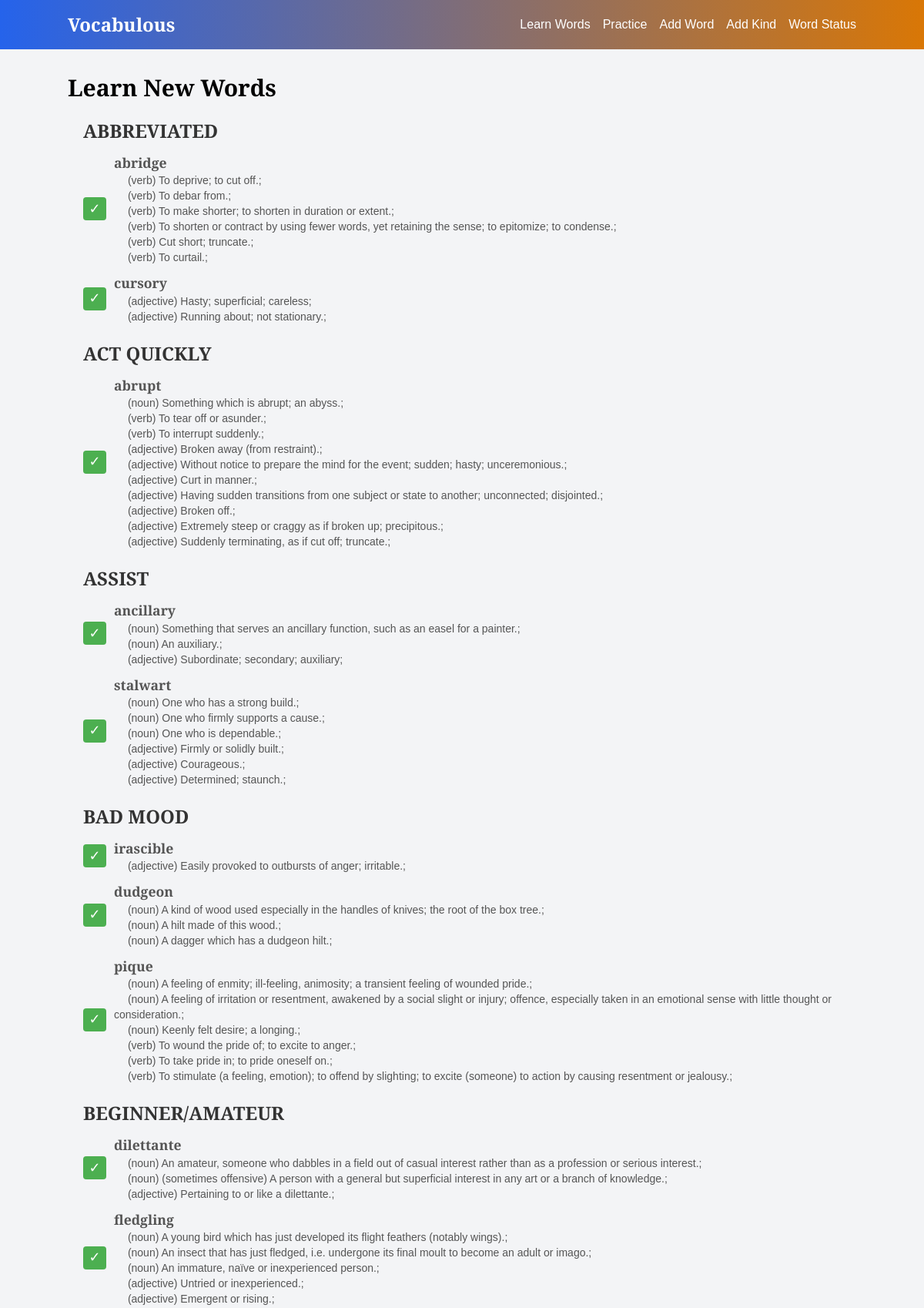
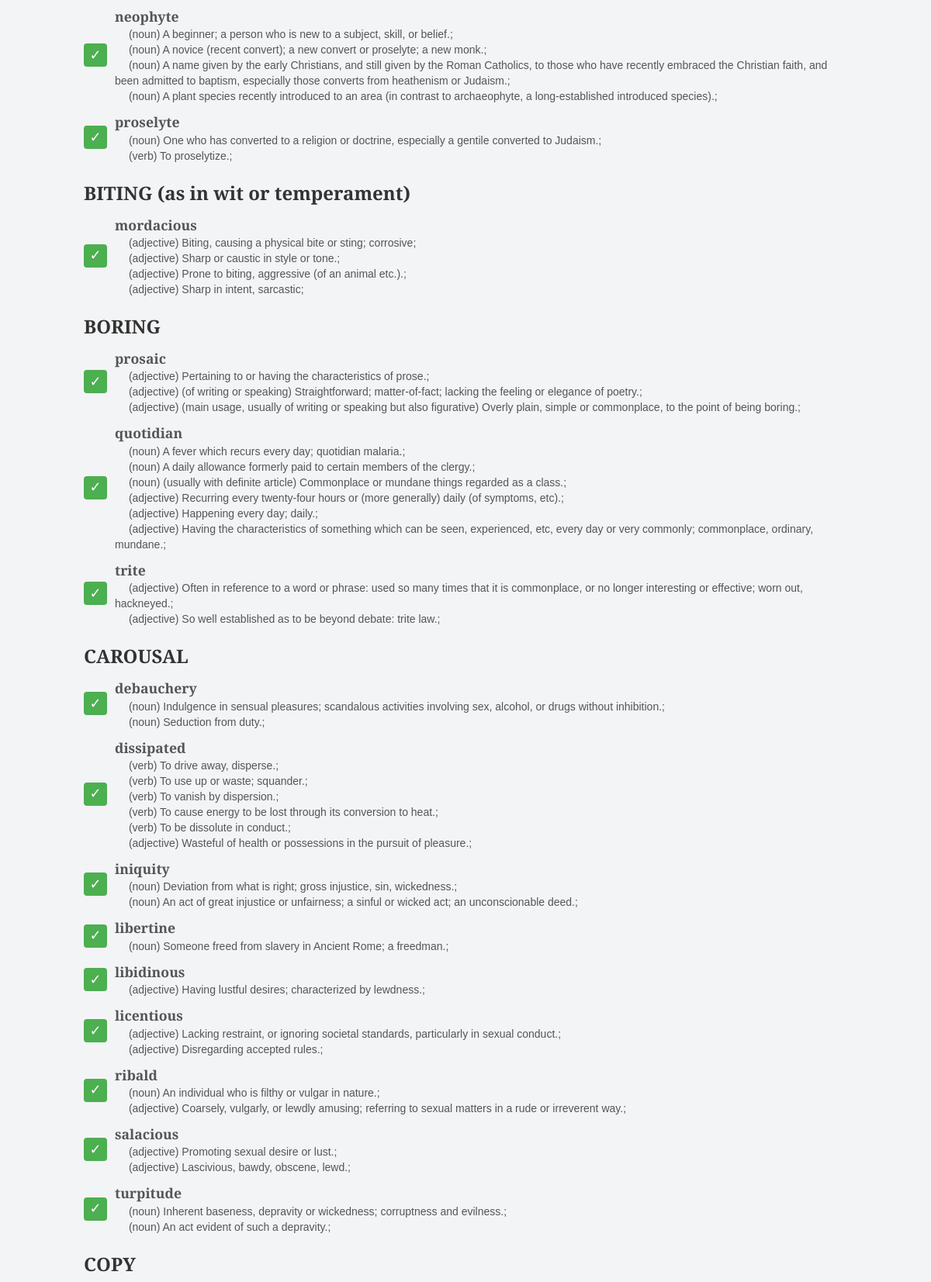
Page /learn_words.php (upper part) on the committed database (2 pictures, top to bottom).
### tables this page shows
CREATE TABLE words2
(
    id            integer not null
        constraint words2_pk
            primary key autoincrement,
    word          TEXT    not null,
    kind          TEXT    not null
        constraint kind
            references word_kind2 (kind),
    last_practice REAL    not null,
    interval      integer,
    meaning       TEXT
, correct INTEGER default 0 not null);

### learn_words.php (the view, shortened to what this page needs)
<?php
require_once 'functions.php';
include 'header.php';
$result = $db->query("SELECT * FROM words2 WHERE `interval` IS NULL ORDER BY kind");
?>
<h1 class="text-3xl font-bold mb-4">Learn New Words</h1>
<div class="words-container">
    <?php
    $current_kind = null;
    while ($word = $result->fetchArray(SQLITE3_ASSOC)) {
        if ($current_kind !== $word['kind']) {
            $current_kind = $word['kind'];
            echo '<h2 class="kind-heading">' . htmlspecialchars($current_kind) . '</h2>';
        }
        ?>
        <div class="word-item">
            <form method="post" action="learn_words.php" class="inline-block">
                <button type="submit" class="tick-button">&#10003;</button>
            </form>
            <span class="word-meaning">
                <p class="font-bold"><?php echo htmlspecialchars($word['word']) ?> </p>
                <p class="text-sm"><?php echo $word['meaning']; ?></p>
            </span>
        </div>
        <?php
    }
    ?>
</div>
<?php include 'footer.php'; ?>

### header.php (shortened to what this page needs)
<!DOCTYPE html>
<html lang="en">
<head>
    <link href="https://cdn.jsdelivr.net/npm/tailwindcss@2.2.19/dist/tailwind.min.css" rel="stylesheet">
    <link href="https://cdn.jsdelivr.net/npm/select2@4.1.0-rc.0/dist/css/select2.min.css" rel="stylesheet" />
    <link href="styles.css" rel="stylesheet">
</head>
<body class="bg-gray-100">
    <nav class="bg-gradient-to-r from-blue-600 to-yellow-600 p-4">
        <div class="container mx-auto flex justify-between items-center">
            <a href="index.php" class="text-white text-2xl font-bold">Vocabulous</a>
            <ul class="flex space-x-4">
                <li><a href="learn_words.php" class="text-white hover:text-blue-200">Learn Words</a></li>
                <li><a href="practice.php" class="text-white hover:text-blue-200">Practice</a></li>
                <li><a href="add_word.php" class="text-white hover:text-blue-200">Add Word</a></li>
                <li><a href="add_kind.php" class="text-white hover:text-blue-200">Add Kind</a></li>
                <li><a href="word_status.php" class="text-white hover:text-blue-200">Word Status</a></li>
            </ul>
        </div>
    </nav>
    <div class="container mx-auto mt-8 ">

### footer.php (shortened to what this page needs)
</div>
<link href="styles.css" rel="stylesheet">
</body>
</html>

### styles.css (style rules this page uses)
* { font-family: 'Averia Serif Libre', sans-serif; }
.words-container { margin: 20px; }
.kind-heading { font-size: 1.5rem; font-weight: bold; margin-top: 20px; margin-bottom: 10px; color: #333; }
.word-item { display: flex; align-items: center; margin-bottom: 10px; }
.tick-button { width: 30px; height: 30px; background-color: #4CAF50; color: white; border: none; border-radius: 4px; display: inline-flex; align-items: center; justify-content: center; cursor: pointer; margin-right: 10px; font-size: 18px; }
.word-meaning { font-size: 1.1rem; color: #555; }
.inline-block { display: inline-block; }
body { height: 100vh; }

### rows in the picture
words2: kind "ABBREVIATED", word "abridge", meaning "(verb) To deprive; to cut off.; (verb) To debar from.; (verb) To make shorter; to shorten in duration or extent.; (verb) To shorten or contract by using fewer words, yet retaining the sense; to epitomize; to condense.; (verb) Cut short; truncate.; (verb) To curtail.;"
words2: word "cursory", meaning "(adjective) Hasty; superficial; careless; (adjective) Running about; not stationary.;"
words2: kind "ACT QUICKLY", word "abrupt", meaning "(noun) Something which is abrupt; an abyss.; (verb) To tear off or asunder.; (verb) To interrupt suddenly.; (adjective) Broken away (from restraint).; (adjective) Without notice to prepare the mind for the event; sudden; hasty; unceremonious.; (adjective) Curt in manner.; (adjective) Having sudden transitions from one subject or state to another; unconnected; disjointed.; (adjective) Broken off.; (adjective) Extremely steep or craggy as if broken up; precipitous.; (adjective) Suddenly terminating, as if cut off; truncate.;"
words2: kind "ASSIST", word "ancillary", meaning "(noun) Something that serves an ancillary function, such as an easel for a painter.; (noun) An auxiliary.; (adjective) Subordinate; secondary; auxiliary;"
words2: word "stalwart", meaning "(noun) One who has a strong build.; (noun) One who firmly supports a cause.; (noun) One who is dependable.; (adjective) Firmly or solidly built.; (adjective) Courageous.; (adjective) Determined; staunch.;"
words2: kind "BAD MOOD", word "irascible", meaning "(adjective) Easily provoked to outbursts of anger; irritable.;"
words2: word "dudgeon", meaning "(noun) A kind of wood used especially in the handles of knives; the root of the box tree.; (noun) A hilt made of this wood.; (noun) A dagger which has a dudgeon hilt.;"
words2: word "pique", meaning "(noun) A feeling of enmity; ill-feeling, animosity; a transient feeling of wounded pride.; (noun) A feeling of irritation or resentment, awakened by a social slight or injury; offence, especially taken in an emotional sense with little thought or consideration.; (noun) Keenly felt desire; a longing.; (verb) To wound the pride of; to excite to anger.; (verb) To take pride in; to pride oneself on.; (verb) To stimulate (a feeling, emotion); to offend by slighting; to excite (someone) to action by causing resentment or jealousy.;"
words2: kind "BEGINNER/AMATEUR", word "dilettante", meaning "(noun) An amateur, someone who dabbles in a field out of casual interest rather than as a profession or serious interest.; (noun) (sometimes offensive) A person with a general but superficial interest in any art or a branch of knowledge.; (adjective) Pertaining to or like a dilettante.;"
words2: word "fledgling", meaning "(noun) A young bird which has just developed its flight feathers (notably wings).; (noun) An insect that has just fledged, i.e. undergone its final moult to become an adult or imago.; (noun) An immature, naïve or inexperienced person.; (adjective) Untried or inexperienced.; (adjective) Emergent or rising.;"
words2: word "neophyte", meaning "(noun) A beginner; a person who is new to a subject, skill, or belief.; (noun) A novice (recent convert); a new convert or proselyte; a new monk.; (noun) A name given by the early Christians, and still given by the Roman Catholics, to those who have recently embraced the Christian faith, and been admitted to baptism, especially those converts from heathenism or Judaism.; (noun) A plant species recently introduced to an area (in contrast to archaeophyte, a long-established introduced species).;"
words2: word "proselyte", meaning "(noun) One who has converted to a religion or doctrine, especially a gentile converted to Judaism.; (verb) To proselytize.;"
words2: kind "BITING (as in wit or temperament)", word "mordacious", meaning "(adjective) Biting, causing a physical bite or sting; corrosive; (adjective) Sharp or caustic in style or tone.; (adjective) Prone to biting, aggressive (of an animal etc.).; (adjective) Sharp in intent, sarcastic;"
words2: kind "BORING", word "prosaic", meaning "(adjective) Pertaining to or having the characteristics of prose.; (adjective) (of writing or speaking) Straightforward; matter-of-fact; lacking the feeling or elegance of poetry.; (adjective) (main usage, usually of writing or speaking but also figurative) Overly plain, simple or commonplace, to the point of being boring.;"
words2: word "quotidian", meaning "(noun) A fever which recurs every day; quotidian malaria.; (noun) A daily allowance formerly paid to certain members of the clergy.; (noun) (usually with definite article) Commonplace or mundane things regarded as a class.; (adjective) Recurring every twenty-four hours or (more generally) daily (of symptoms, etc).; (adjective) Happening every day; daily.; (adjective) Having the characteristics of something which can be seen, experienced, etc, every day or very commonly; commonplace, ordinary, mundane.;"
words2: word "trite", meaning "(adjective) Often in reference to a word or phrase: used so many times that it is commonplace, or no longer interesting or effective; worn out, hackneyed.; (adjective) So well established as to be beyond debate: trite law.;"
words2: kind "CAROUSAL", word "debauchery", meaning "(noun) Indulgence in sensual pleasures; scandalous activities involving sex, alcohol, or drugs without inhibition.; (noun) Seduction from duty.;"
words2: word "dissipated", meaning "(verb) To drive away, disperse.; (verb) To use up or waste; squander.; (verb) To vanish by dispersion.; (verb) To cause energy to be lost through its conversion to heat.; (verb) To be dissolute in conduct.; (adjective) Wasteful of health or possessions in the pursuit of pleasure.;"
words2: word "iniquity", meaning "(noun) Deviation from what is right; gross injustice, sin, wickedness.; (noun) An act of great injustice or unfairness; a sinful or wicked act; an unconscionable deed.;"
words2: word "libertine", meaning "(noun) Someone freed from slavery in Ancient Rome; a freedman.;"
words2: word "libidinous", meaning "(adjective) Having lustful desires; characterized by lewdness.;"
words2: word "licentious", meaning "(adjective) Lacking restraint, or ignoring societal standards, particularly in sexual conduct.; (adjective) Disregarding accepted rules.;"
words2: word "ribald", meaning "(noun) An individual who is filthy or vulgar in nature.; (adjective) Coarsely, vulgarly, or lewdly amusing; referring to sexual matters in a rude or irreverent way.;"
words2: word "salacious", meaning "(adjective) Promoting sexual desire or lust.; (adjective) Lascivious, bawdy, obscene, lewd.;"
words2: word "turpitude", meaning "(noun) Inherent baseness, depravity or wickedness; corruptness and evilness.; (noun) An act evident of such a depravity.;"
words2: kind "COPY"
